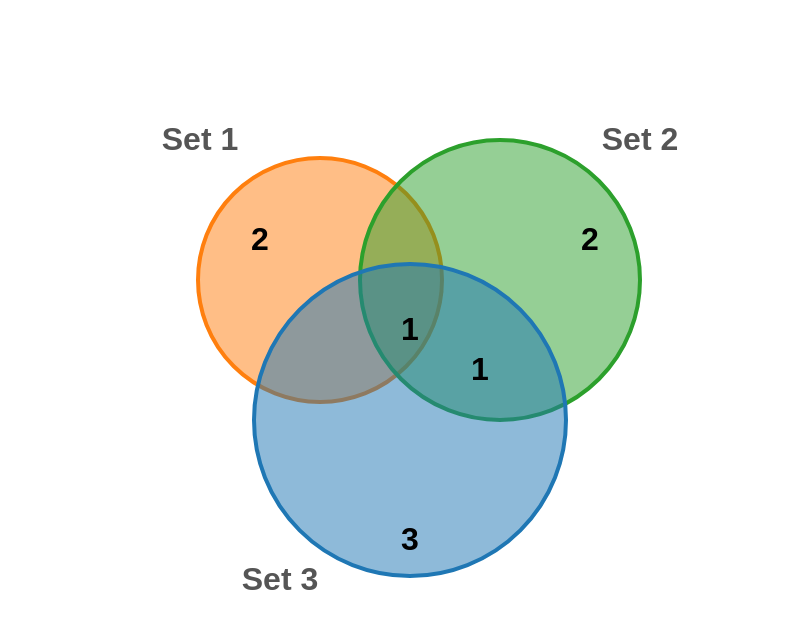

Describe this chart as a Vega-Lite specification.
### Vega specification from a JSON file in a GitHub repository (floating-point values rounded to 4 significant figures)
{"$schema": "https://vega.github.io/schema/vega/v5.json", "description": "A three-circle Venn diagram template showing the count of elements in each region.", "width": 400, "height": 320, "autosize": "none", "data": [{"name": "sets", "values": [{"set": "Set 1 (size 3)", "x": 160, "y": 140, "radius": 61, "color": "rgb(255, 127, 14)"}, {"set": "Set 2 (size 4)", "x": 250, "y": 140, "radius": 70, "color": "rgb(44, 160, 44)"}, {"set": "Set 3 (size 5)", "x": 205, "y": 210, "radius": 78, "color": "rgb(31, 119, 180)"}]}, {"name": "labels", "values": [{"label": "2", "x": 130, "y": 120}, {"label": "2", "x": 295, "y": 120}, {"label": "3", "x": 205, "y": 270}, {"label": "1", "x": 205, "y": 165}, {"label": "1", "x": 240, "y": 185}]}, {"name": "set_labels", "values": [{"label": "Set 1", "x": 100, "y": 70}, {"label": "Set 2", "x": 320, "y": 70}, {"label": "Set 3", "x": 140, "y": 290}]}], "marks": [{"type": "symbol", "from": {"data": "sets"}, "encode": {"enter": {"shape": {"value": "circle"}, "x": {"field": "x"}, "y": {"field": "y"}, "size": {"signal": "pow(2 * datum.radius, 2)"}, "fill": {"field": "color"}, "fillOpacity": {"value": 0.5}, "stroke": {"field": "color"}, "strokeWidth": {"value": 2}}}}, {"type": "text", "from": {"data": "labels"}, "encode": {"enter": {"x": {"field": "x"}, "y": {"field": "y"}, "text": {"field": "label"}, "align": {"value": "center"}, "baseline": {"value": "middle"}, "fontSize": {"value": 16}, "fontWeight": {"value": "bold"}, "fill": {"value": "black"}}}}, {"type": "text", "from": {"data": "set_labels"}, "encode": {"enter": {"x": {"field": "x"}, "y": {"field": "y"}, "text": {"field": "label"}, "align": {"value": "center"}, "baseline": {"value": "middle"}, "fontSize": {"value": 16}, "fontWeight": {"value": "bold"}, "fill": {"value": "#555"}}}}]}
